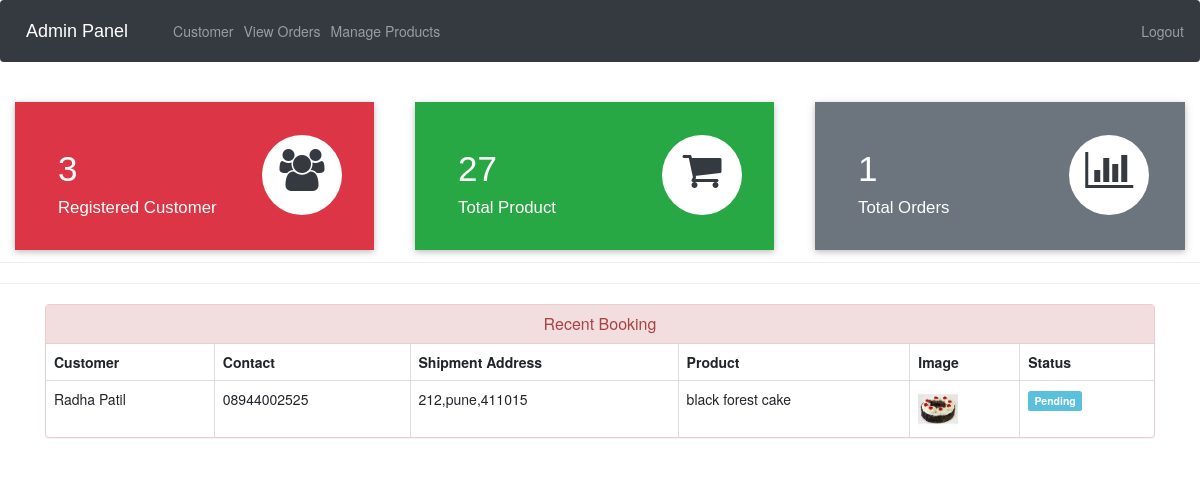
The app's page /admin-dashboard (signed in) with its own data.
### ecom/models.py (models this page shows, shortened)
class Customer(models.Model):
    user=models.OneToOneField(User,on_delete=models.CASCADE)
    profile_pic= models.ImageField(upload_to='profile_pic/CustomerProfilePic/',null=True,blank=True)
    address = models.CharField(max_length=40)
    mobile = models.CharField(max_length=20,null=False)
    @property
    def get_name(self):
        return self.user.first_name+" "+self.user.last_name

class Orders(models.Model):
    STATUS =(
        ('Pending','Pending'),
        ('Order Confirmed','Order Confirmed'),
        ('Out for Delivery','Out for Delivery'),
        ('Delivered','Delivered'),
    )
    customer=models.ForeignKey('Customer', on_delete=models.CASCADE,null=True)
    product=models.ForeignKey('Product',on_delete=models.CASCADE,null=True)
    email = models.CharField(max_length=50,null=True)
    address = models.CharField(max_length=500,null=True)
    mobile = models.CharField(max_length=20,null=True)
    order_date= models.DateField(auto_now_add=True,null=True)
    status=models.CharField(max_length=50,null=True,choices=STATUS)

class Product(models.Model):
    name=models.CharField(max_length=40)
    product_image= models.ImageField(upload_to='product_image/',null=True,blank=True)
    price = models.PositiveIntegerField()
    description=models.CharField(max_length=40)

### ecom/views.py (the view)
# urls.py: path('admin-dashboard', views.admin_dashboard_view,name='admin-dashboard'),
@login_required(login_url='adminlogin')
def admin_dashboard_view(request):
    customercount=models.Customer.objects.all().count()
    productcount=models.Product.objects.all().count()
    ordercount=models.Orders.objects.all().count()
    orders=models.Orders.objects.all()
    ordered_products=[]
    ordered_bys=[]
    for order in orders:
        ordered_product=models.Product.objects.all().filter(id=order.product.id)
        ordered_by=models.Customer.objects.all().filter(id = order.customer.id)
        ordered_products.append(ordered_product)
        ordered_bys.append(ordered_by)
    mydict={
    'customercount':customercount,
    'productcount':productcount,
    'ordercount':ordercount,
    'data':zip(ordered_products,ordered_bys,orders),
    }
    return render(request,'ecom/admin_dashboard.html',context=mydict)

### templates/ecom/admin_dashboard.html
{% extends 'ecom/admin_base.html' %}
{% load static %}
{% block content %}
<br>
{%include 'ecom/admin_dashboard_cards.html'%}
<br><br><br><br><br>
<hr><hr>
<div class="container" >
    <div class="panel panel-danger" >
      <div class="panel-heading" style="text-align:center;">
        <h6 class="panel-title">Recent Booking</h6>
      </div>
      <table class="table table-hover table-bordered" id="dev-table">
        <thead>
          <tr>
            <th>Customer</th>
            <th>Contact</th>
            <th>Shipment Address</th>
            <th>Product</th>
            <th>Image</th>
            <th>Status</th>
          </tr>
        </thead>
        {% for product,customer,order in data %}
        <tr>
          {% for c in customer %}
          <td> {{c.get_name}}</td>
          <td>{{c.mobile}}</td>
          <td>{{order.address}}</td>
          {% endfor %}
          {% for p in product %}
          <td> {{p.name}}</td>
          <td> <img src="{% static p.product_image.url %}" alt="Profile Pic" height="40px" width="40px" /></td>
          {% if order.status == 'Pending'%}
          <td> <span class="label label-info">{{order.status}}</span></td>
          {% elif order.status == 'Delivered' %}
          <td> <span class="label label-success">{{order.status}}</span></td>
          {% elif order.status == 'Out for Delivery' %}
          <td> <span class="label label-warning">{{order.status}}</span></td>
          {%else%}
            <td> <span class="label label-primary">{{order.status}}</span></td>
          {%endif%}
          {% endfor %}
        </tr>
        {% endfor %}
      </table>
  </div>
</div>
{% endblock content %}

### records on screen
Orders: address "212,pune,411015", status "Pending"
Customer: get_name "Radha Patil", mobile "08944002525"
Product: name "black forest cake", product_image (picture)

### other values on screen
{{ customercount }} "3"
{{ productcount }} "27"
{{ ordercount }} "1"
